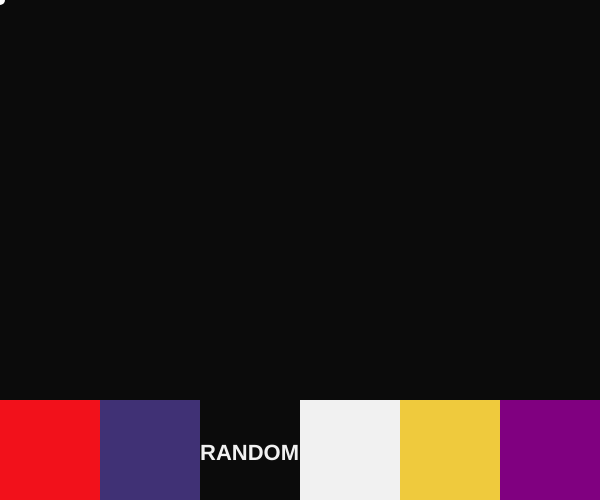
Frame 1 (no input)
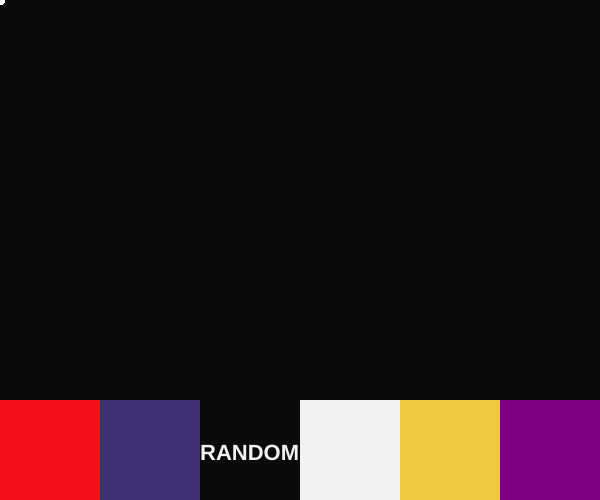
Frame 60 (no input)
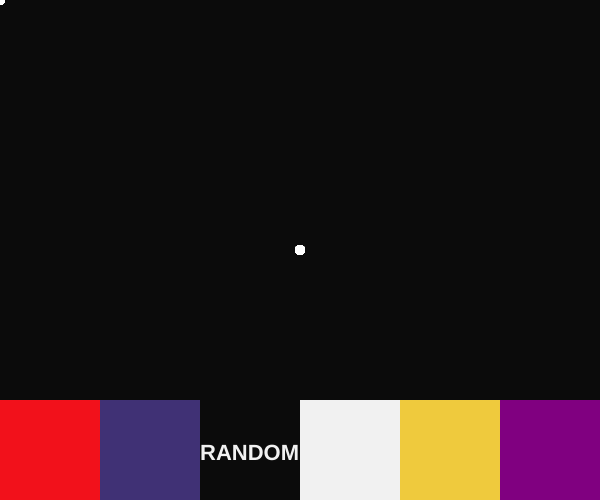
Frame 120 (the mouse pressed at the canvas centre since frame 60)

The p5.js sketch that drew these frames (run headless with seeded random() and noise() and a simulated clock; from frame 60 on, the mouse is pressed at the canvas centre):

// p5.js sketch
// ── sketch.js

 /* Colors
 red  color('rgb(242, 17, 27)') or '#F2111B';
 indigo = color('rgb(64, 49, 117)') or '#403175';
 gold = color('rgb(239, 202, 61)') or '#EFCA3D';
 lightgray = color('rgb(241, 241, 241)') or '#F1F1F1';
 black = color('rgb(11, 11, 11)') or '#0B0B0B';
 */

var holdrandomcolor;
var topBoundary = 0;
var bottomBoundary = 0;

var boundary0 = 0;
var boundary1 = 0;
var boundary2 = 0;
var boundary3 = 0;
var boundary4 = 0;
var boundary5 = 0;
var boundary6 = 0;

var buttonSize = 100;

var brushSize = 10;

var brushColor = "white";

var currentArea = "";

var colorArray = ['#F2111B', '#403175', '#EFCA3D', '#0B9C67', '#DC0CEA', '#77DA87', '#800020', '#E82C0C', '#574AB9', '#01529F', '#EAEB48', '#F13242', '#49E337', '#4FDBDC'];

function setup() {
  createCanvas(600, 500);
  background(11);

  topBoundary = 400;
  bottomBoundary = height;

  boundary0 = 0;
  boundary1 = 100;
  boundary2 = 200;
  boundary3 = 300;
  boundary4 = 400;
  boundary5 = 500;
  boundary6 = width;
  
  noStroke();
  holdrandomcolor = color('rgb(11, 11, 11)');
}

function draw() {
    if (mouseY > topBoundary && mouseY < bottomBoundary) {
    //console.log("color picker area");
    if (mouseX > boundary0 && mouseX < boundary1) {
      currentArea = "area1";
    } else if (mouseX > boundary1 && mouseX < boundary2) {
      currentArea = "area2";
    } else if (mouseX > boundary2 && mouseX < boundary3) {
      currentArea = "area3";
    } else if (mouseX > boundary3 && mouseX < boundary4) {
      currentArea = "area4";
    }else if (mouseX > boundary4 && mouseX < boundary5) {
      currentArea = "area5";
    }else if (mouseX > boundary5 && mouseX < boundary6) {
      currentArea = "area6";
    }
  }else{
    currentArea = "";
  }
  
  fill(color('rgb(242, 17, 27)'));
  rect(boundary0, topBoundary, buttonSize, buttonSize);
  fill(color('rgb(64, 49, 117)'));
  rect(boundary1, topBoundary, buttonSize, buttonSize);
  fill(holdrandomcolor);
  rect(boundary2, topBoundary, buttonSize, buttonSize);
  fill(color('rgb(241, 241, 241)'));
  rect(boundary3, topBoundary, buttonSize, buttonSize);
  fill(color('rgb(239, 202, 61)'));
  rect(boundary4, topBoundary, buttonSize, buttonSize);
  fill("purple");
  rect(boundary5, topBoundary, buttonSize, buttonSize);
  fill(color('rgb(241, 241, 241)'));
  textSize(22);
  textStyle(BOLD);
  text("RANDOM", boundary2, 460);

  fill(brushColor);
  ellipse(mouseX, mouseY, brushSize, brushSize);

}

function mousePressed() {
  console.log(currentArea);

  if (currentArea == "area1") {
    brushColor = color('rgb(242, 17, 27)');
  }else if(currentArea == "area2"){
    brushColor = color('rgb(64, 49, 117)');
  }else if(currentArea == "area3"){
    holdrandomcolor = random(colorArray);
    brushColor = holdrandomcolor;
  }else if(currentArea == "area4"){
    holdrandomcolor = random(colorArray);
  }else if(currentArea == "area5"){
    brushSize++;
  }else if(currentArea == "area6"){
    brushSize--;
    if(brushSize <= 1){
      brushSize = 1;
    }
  }

}
